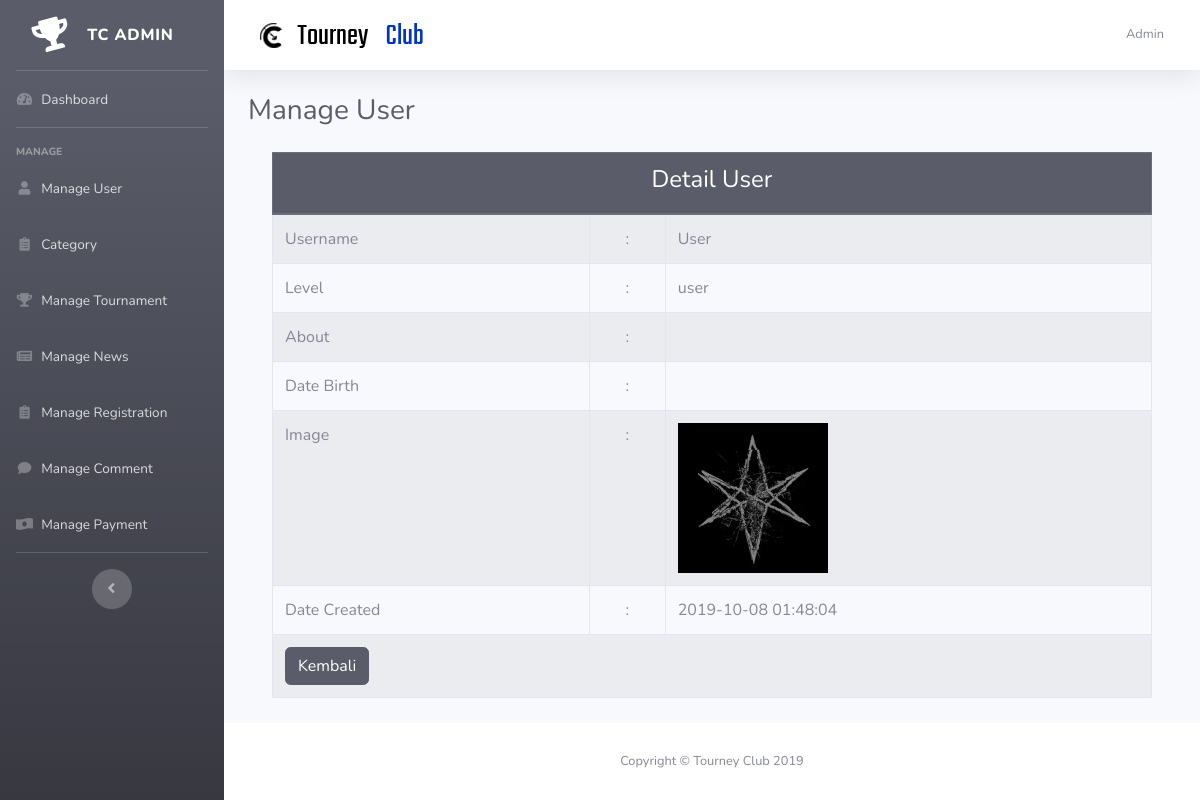
Page /admin/index.php?page=detail_user&id_user=11 (signed in) on the committed database.
### tables this page shows
CREATE TABLE `tb_user` (
  `id_user` int(11) NOT NULL,
  `email` varchar(128) NOT NULL,
  `username` varchar(255) NOT NULL,
  `password` varchar(255) NOT NULL,
  `level` varchar(50) NOT NULL,
  `about` text NOT NULL,
  `date_birth` varchar(128) NOT NULL,
  `image` text NOT NULL,
  `date_created` datetime NOT NULL DEFAULT current_timestamp()
);

### admin/detail_user.php (the view, shortened to what this page needs)
<?php
include "koneksi.php";
$id=$_GET['id_user'];
$query="SELECT * FROM tb_user WHERE id_user='$id'";
$hasil=mysqli_query($koneksi,$query);
$data=mysqli_fetch_array($hasil);
?>
<h1 class="h3 mb-4 text-gray-800">Manage User</h1>
	<div class="container">
		<form>
<table class="table table-striped table-bordered">
	<thead class="thead-dark">
		<th colspan="3" style="text-align: center;"><h4>Detail User</h4></th>
	</thead>
	<tr>
		<td>Username</td>
		<td style="text-align: center;"> : </td>
		<td><?php echo $data['username']?></td>
	</tr>
	<tr>
		<td>Level</td>
		<td style="text-align: center;"> : </td>
		<td><?php echo $data['level']?></td>
	</tr>
	<tr>
		<td>About</td>
		<td style="text-align: center;"> : </td>
		<td><?php echo $data['about']?></td>
	</tr>
	<tr>
		<td>Date Birth</td>
		<td style="text-align: center;"> : </td>
		<td><?php echo $data['date_birth']?></td>
	</tr>
	<tr>
		<td>Image</td>
		<td style="text-align: center;"> : </td>
		<td><img src="../img/profile/<?php echo $data['image']?>" width='150px'	></td>
	</tr>
	<tr>
		<td>Date Created</td>
		<td style="text-align: center;"> : </td>
		<td><?php echo $data['date_created']?></td>
	</tr>
	<tr>
		<td colspan="3"><a href="?page=manage_user" class="btn btn-dark text-white">Kembali</a></td>
	</tr>
</table>
</form>
</div>

### admin/index.php (shortened to what this page needs)
<?php
  include "koneksi.php";
  @$session = $_SESSION['email'];
  $query_user = "SELECT * FROM tb_user WHERE email='$session'";
  $hasil_user = mysqli_query($koneksi, $query_user);
  $data_user = mysqli_fetch_array($hasil_user);
?>
<!DOCTYPE html>
<html lang="en">
<head>
  <link href="vendor/fontawesome-free/css/all.min.css" rel="stylesheet" type="text/css">
  <link href="css/sb-admin-2.min.css" rel="stylesheet">
</head>
<body id="page-top">
  <div id="wrapper">
    <ul class="navbar-nav bg-gradient-dark sidebar sidebar-dark accordion" id="accordionSidebar">
      <a class="sidebar-brand d-flex align-items-center justify-content-center" href="index.php?page=dashboard">
        <div class="sidebar-brand-icon rotate-n-15">
          <i class="fas fa-trophy"></i>
        </div>
        <div class="sidebar-brand-text mx-3">TC Admin</div>
      </a>
      <hr class="sidebar-divider my-0">
      <li class="nav-item">
        <a class="nav-link" href="?page=dashboard">
          <i class="fas fa-fw fa-tachometer-alt"></i>
          <span>Dashboard</span></a>
      </li>
      <hr class="sidebar-divider">
      <div class="sidebar-heading">
        Manage
      </div>
      <li class="nav-item">
        <a class="nav-link" href="?page=manage_user">
          <i class="fas fa-fw fa-user"></i>
          <span>Manage User</span></a>
      </li>
      <li class="nav-item">
        <a class="nav-link" href="?page=category">
          <i class="fas fa-fw fa-clipboard-list"></i>
          <span>Category</span></a>
      </li>
      <li class="nav-item">
        <a class="nav-link" href="?page=manage_tournament">
          <i class="fas fa-fw fa-trophy"></i>
          <span>Manage Tournament</span></a>
      </li>
      <li class="nav-item">
        <a class="nav-link" href="?page=manage_news">
          <i class="fas fa-fw fa-newspaper"></i>
          <span>Manage News</span></a>
      </li>
      <li class="nav-item">
        <a class="nav-link" href="?page=manage_registration">
          <i class="fas fa-fw fa-clipboard-list"></i>
          <span>Manage Registration</span></a>
      </li>
      <li class="nav-item">
        <a class="nav-link" href="?page=manage_comment">
          <i class="fas fa-fw fa-comment"></i>
          <span>Manage Comment</span></a>
      </li>
      <li class="nav-item">
        <a class="nav-link" href="?page=manage_payment">
          <i class="fas fa-fw fa-money-bill-wave-alt"></i>
          <span>Manage Payment</span></a>
      </li>
      <hr class="sidebar-divider d-none d-md-block">
      <div class="text-center d-none d-md-inline">
        <button class="rounded-circle border-0" id="sidebarToggle"></button>
      </div>
    </ul>
    <div id="content-wrapper" class="d-flex flex-column">
      <div id="content">
        <nav class="navbar navbar-expand navbar-light bg-white topbar mb-4 static-top shadow">
          <form class="d-none d-sm-inline-block form-inline mr-auto ml-md-3 my-2 my-md-0 mw-100 navbar-search">
            <div class="input-group">
              <img src="../img/logo-admin.png">
            </div>
          </form>
          <ul class="navbar-nav ml-auto">
            <li class="nav-item dropdown no-arrow">
              <a class="nav-link dropdown-toggle" href="#" id="userDropdown" role="button" data-toggle="dropdown" aria-haspopup="true" aria-expanded="false">
                <span class="mr-2 d-none d-lg-inline text-gray-600 small"><?= $data_user['username'] ?></span>
              </a>
            </li>
          </ul>
        </nav>
        <div class="container-fluid">
          <div>
    <?php
    if (isset($_GET['page'])) {
      $page = $_GET['page'];
      switch ($page) {
        case 'detail_user':
          include "detail_user.php";
          break;
      }
    }
    else {
      include "dashboard.php";
    }
    ?>
  </div>
        </div>
      </div>
      <footer class="sticky-footer bg-white">
        <div class="container my-auto">
          <div class="copyright text-center my-auto">
            <span>Copyright &copy; Tourney Club 2019</span>
          </div>
        </div>
      </footer>
    </div>
  </div>
</body>
</html>

### rows in the picture
tb_user: username "Admin"
tb_user: username "User", level "user", image (picture), date_created "2019-10-08 01:48:04"
